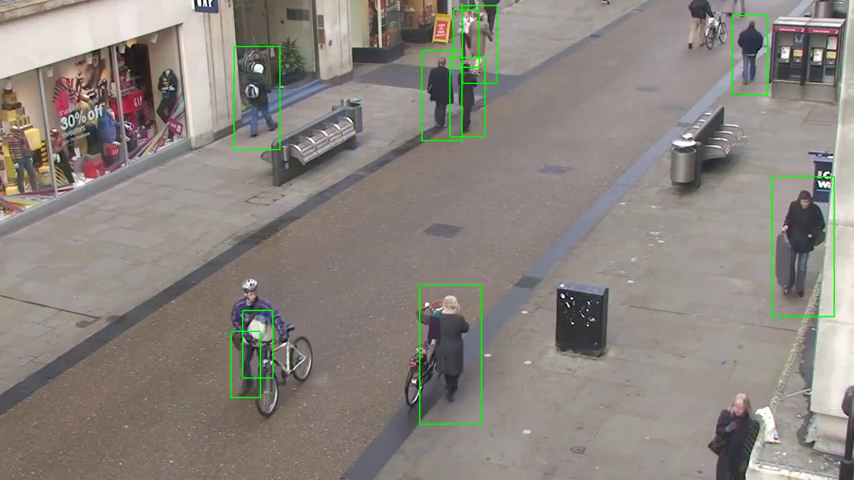
#> input picture frame 79 of images/People Detection with HOG(Histogram of Oriented Gradients) and SVM(Support Vector Machines) - YouTube (480p).mp4, 854 x 480 px, given in place of the camera
$ python 0304_2.py
#> lines starting #> are read from the running program, lines starting #| are printed output that depends on the picture
import cv2

#-----------------
#--顯示一般攝影機--
#-----------------
cap = cv2.VideoCapture(0)
# ret回傳布林值, 取得圖像偵
if not cap.isOpened():
    print("無法打開攝像頭 ")
fourcc=cv2.VideoWriter_fourcc(*'mp4v')
video=cv2.VideoWriter('output_video.mp4',fourcc,30,(640,480))

while True:
    ret, frame = cap.read()
#> frame is the input picture: shape (480, 854, 3); mean B, G, R 127, 132.7, 139.1
    if not ret:
        print("Can't receive frame (stream end?). Exiting ...")
        break
    cv2.imshow('frame', frame)

    video.write(frame) # 視訊存成影片
    if cv2.waitKey(1) == ord('q'):
#> (key q is pressed here)
        break
cap.release()
video.release() #影片釋放
cv2.destroyAllWindows()
#--------------------------------
#--開第二次攝影機，只顯示紅色通道--
#--------------------------------
cap = cv2.VideoCapture(0)
# ret回傳布林值, 取得圖像偵
if not cap.isOpened():
    print("無法打開攝像頭 ")
while True:
    ret, frame = cap.read()
    if not ret:
        print("Can't receive frame (stream end?). Exiting ...")
        break
    #影片是由每個frame組成 所以對每個frame的bg都拿掉就只會剩下r
    b,g,r = cv2.split(frame) # 把 b g r 分開
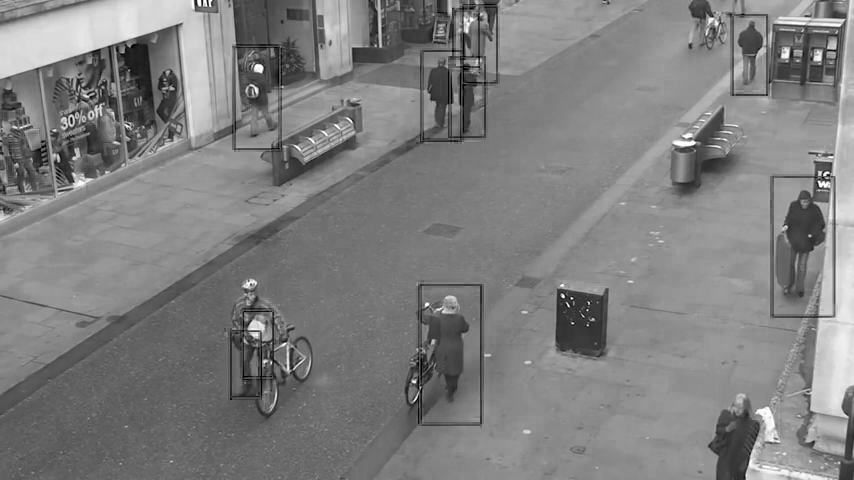
#> b: shape (480, 854); min 0, max 255, mean 127
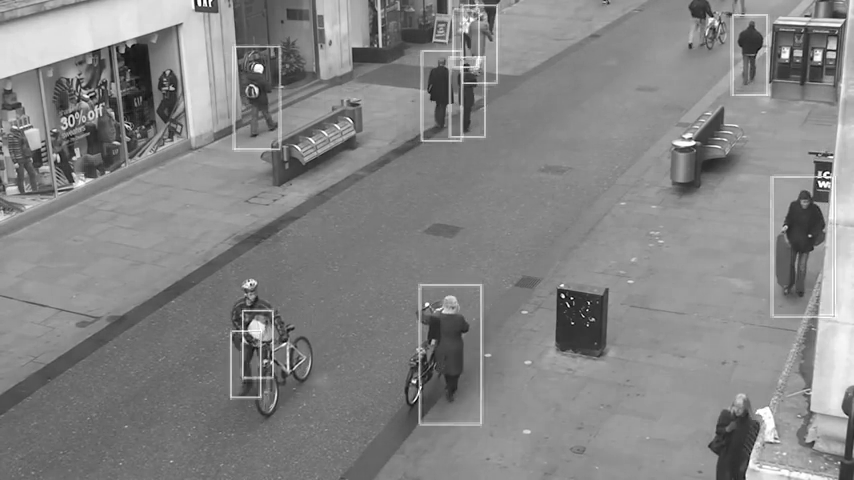
#> g: shape (480, 854); min 0, max 255, mean 132.7
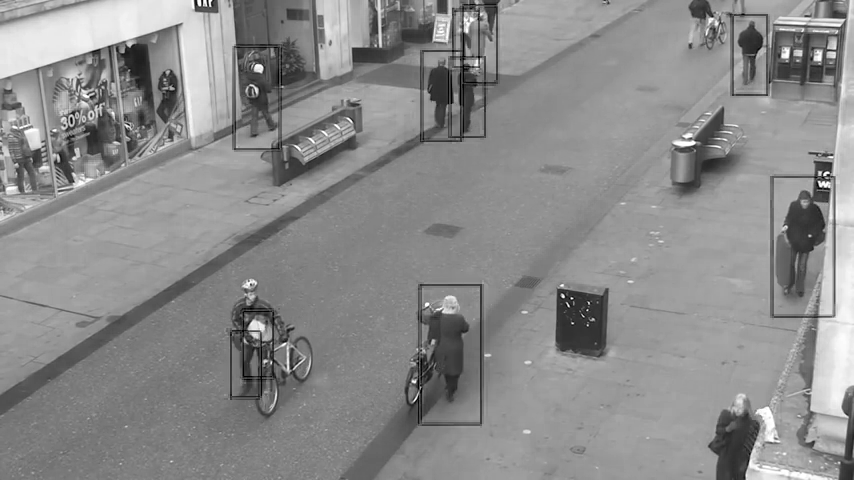
#> r: shape (480, 854); min 0, max 255, mean 139.1
    b[:]=0 #
#> b: shape (480, 854); every value is 0
    g[:]=0 #
    r_color=cv2.merge((b,g,r))
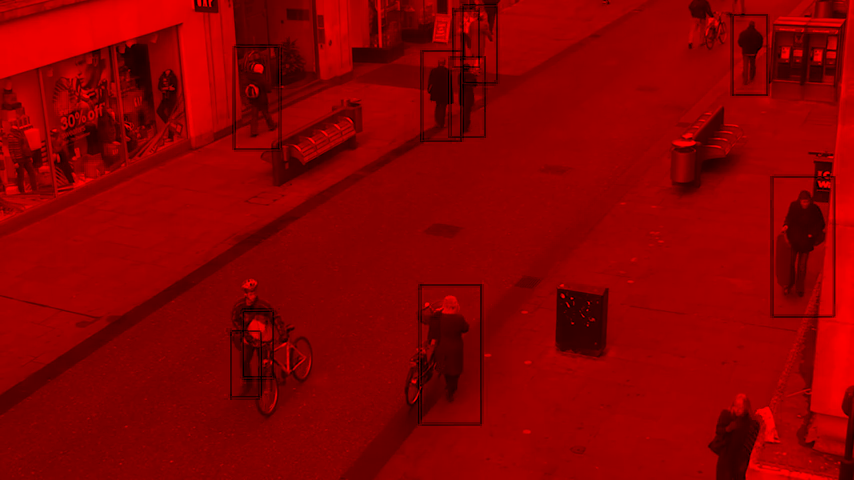
#> r_color: shape (480, 854, 3); mean B, G, R 0, 0, 139.1
    cv2.imshow('r channel',r_color)
    if cv2.waitKey(1) == ord('q'):
#> (key q is pressed here)
        break
cap.release()
cv2.destroyAllWindows()


cap = cv2.VideoCapture(0)
# ret回傳布林值, 取得圖像偵
if not cap.isOpened():
    print("無法打開攝像頭 ")
while True:
    ret, frame = cap.read()
    if not ret:
        print("Can't receive frame (stream end?). Exiting ...")
        break
    b,g,r = cv2.split(frame)
    # cv2 的排序是 bgr 所以我把原圖的bg交換就可以做到交換藍綠通道
    gbr_color=cv2.merge((g,b,r))
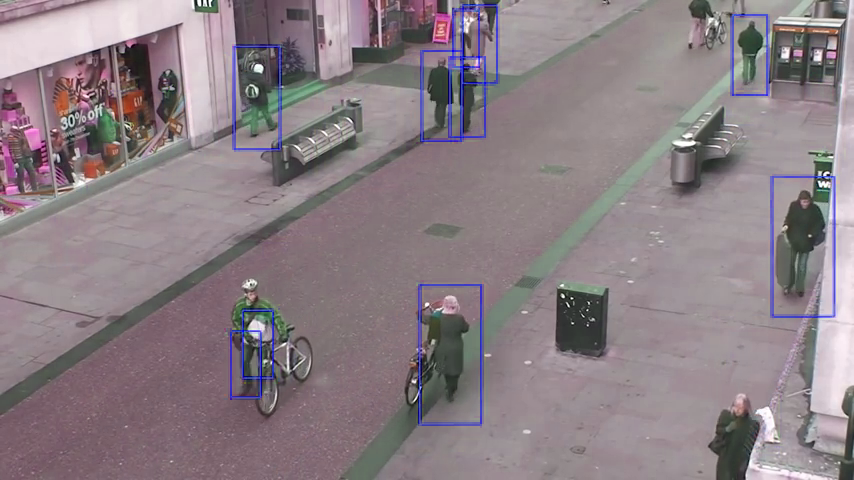
#> gbr_color: shape (480, 854, 3); mean of channels 0, 1, 2 132.7, 127, 139.1; drawn as B, G, R
    cv2.imshow('b g change',gbr_color)
    if cv2.waitKey(1) == ord('q'):
#> (key q is pressed here)
        break
cap.release()
cv2.destroyAllWindows()

$ run again, starting later in the video
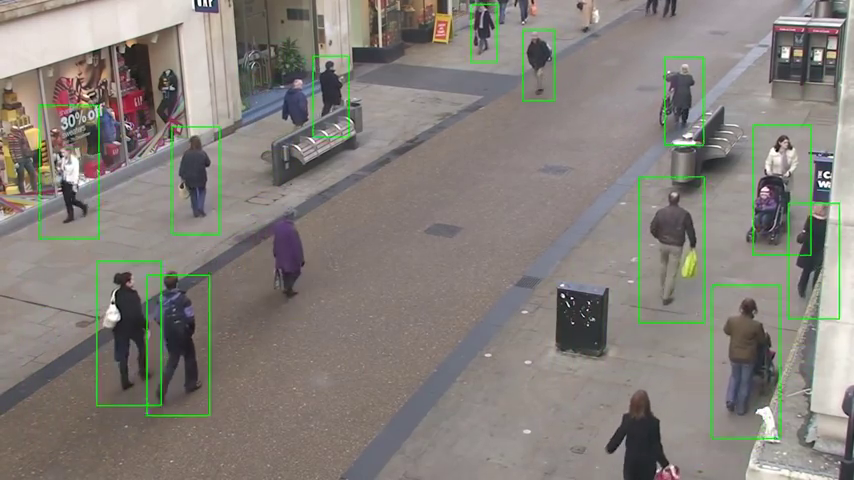
#> input picture frame 358 of images/People Detection with HOG(Histogram of Oriented Gradients) and SVM(Support Vector Machines) - YouTube (480p).mp4, 854 x 480 px, given in place of the camera
#> frame is the input picture: shape (480, 854, 3); mean B, G, R 122.4, 128.2, 133.2
#> `r_color=cv2.merge((b,g,r))`:
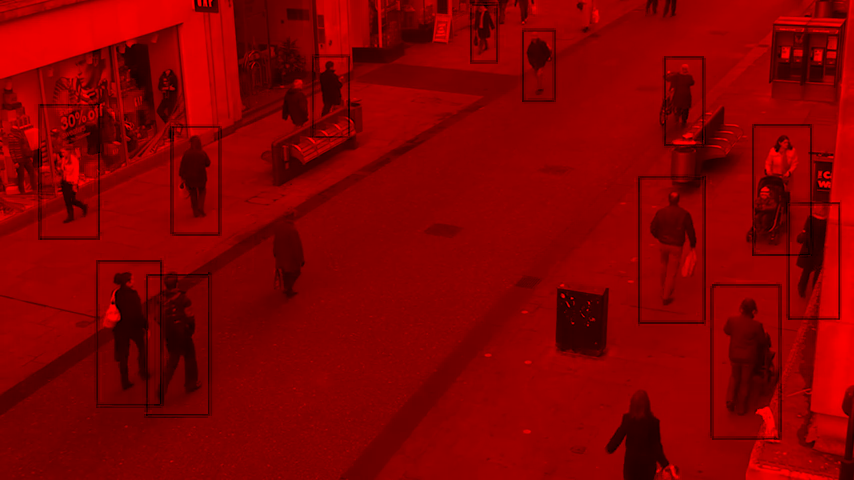
#> r_color: shape (480, 854, 3); mean B, G, R 0, 0, 133.2
#> `gbr_color=cv2.merge((g,b,r))`:
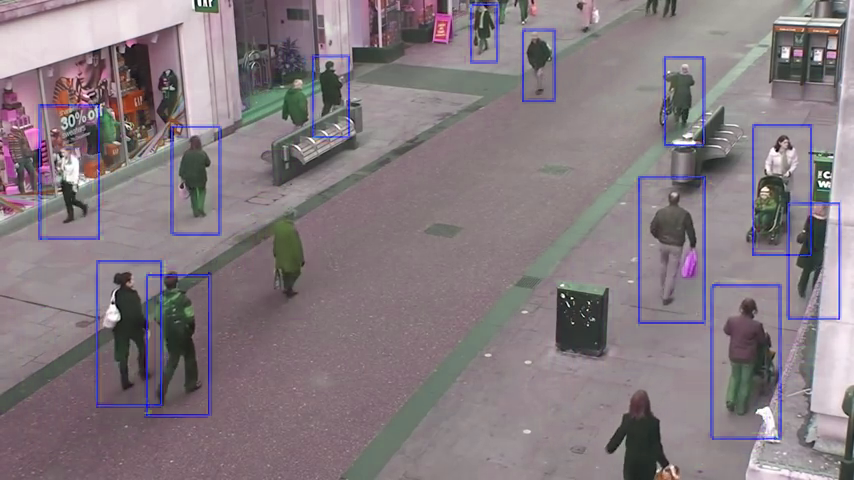
#> gbr_color: shape (480, 854, 3); mean of channels 0, 1, 2 128.2, 122.4, 133.2; drawn as B, G, R

$ run again, starting later in the video
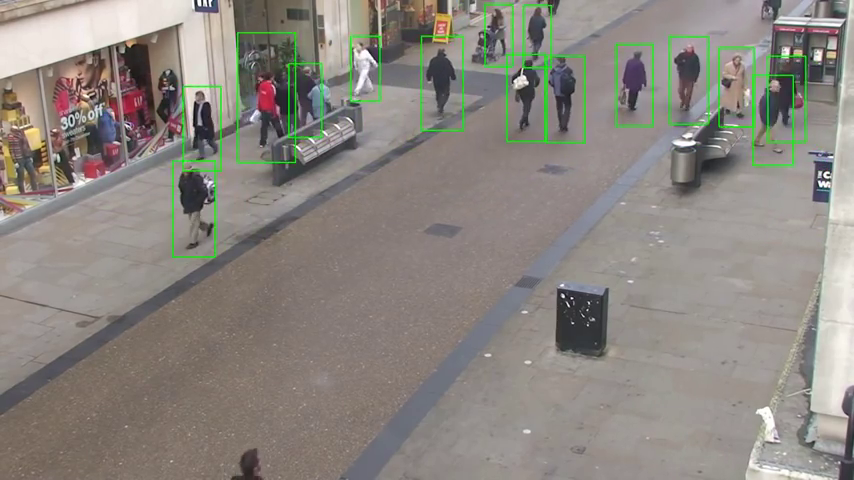
#> input picture frame 636 of images/People Detection with HOG(Histogram of Oriented Gradients) and SVM(Support Vector Machines) - YouTube (480p).mp4, 854 x 480 px, given in place of the camera
#> frame is the input picture: shape (480, 854, 3); mean B, G, R 128.1, 134.5, 139.7
#> `r_color=cv2.merge((b,g,r))`:
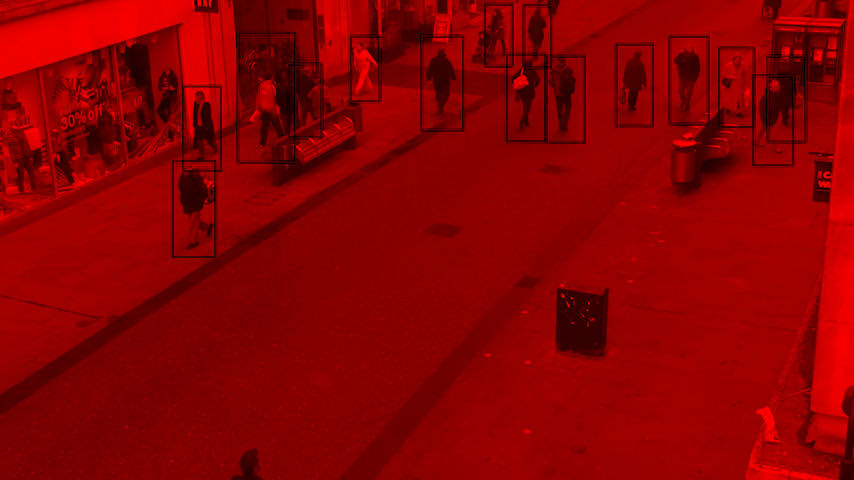
#> r_color: shape (480, 854, 3); mean B, G, R 0, 0, 139.7
#> `gbr_color=cv2.merge((g,b,r))`:
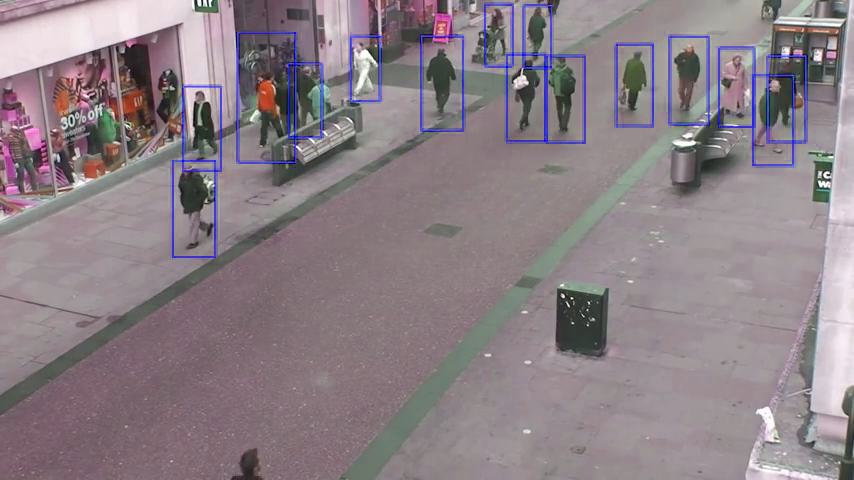
#> gbr_color: shape (480, 854, 3); mean of channels 0, 1, 2 134.5, 128.1, 139.7; drawn as B, G, R
